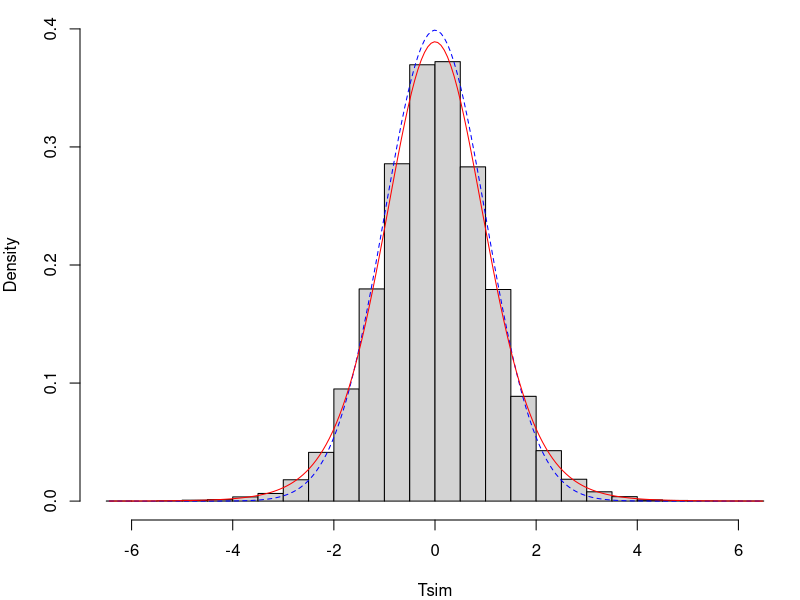
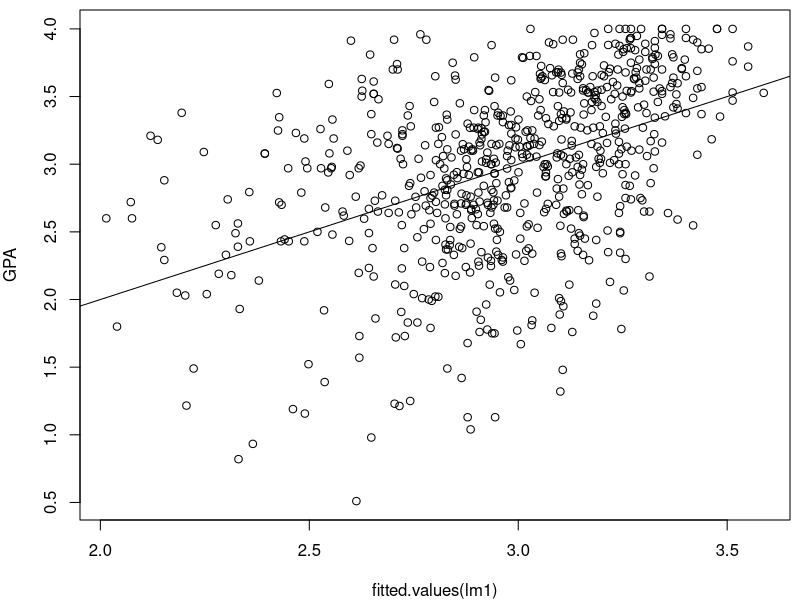

Source code (R) for these figures, in order:
## ----setup,echo=F,results=F,cache=F--------------------------------------
# library(broman) # used for myround 

## ----reconstruct_variables,echo=F----------------------------------------
L <- read.table(file="life_expectancy.txt",header=TRUE)
L_fit <- lm(Total~Year,data=L)
L_detrended <- L_fit$residuals
U <- read.table(file="unemployment.csv",sep=",",header=TRUE)
U_annual <- apply(U[,2:13],1,mean)
U_detrended <- lm(U_annual~U$Year)$residuals
L_detrended <- subset(L_detrended,L$Year %in% U$Year)
lm1 <- lm(L_detrended~U_detrended)

## ----lm------------------------------------------------------------------
c1 <- summary(lm(L_detrended~U_detrended))$coefficients ; c1
beta_U <- c1["U_detrended","Estimate"]
SE_U <- c1["U_detrended","Std. Error"]
z <- qnorm(1-0.05/2) # for a 95% CI using a normal approximation
cat("CI = [", beta_U - z * SE_U, ",", beta_U + z * SE_U, "]")

## ----sim-----------------------------------------------------------------
N <- 50000 ; sigma <- 1 ; d <- 10 ; set.seed(23)
X <- matrix(rnorm(N*(d+1),mean=0,sd=sigma),nrow=N)

## ----T_eval--------------------------------------------------------------
T_evaluator <- function(x) x[d+1] / sqrt(sum(x[1:d]^2)/d) 

## ----T_sim---------------------------------------------------------------
Tsim <- apply(X,1,T_evaluator)

## ----T_plot_code,echo=T,eval=F-------------------------------------------
## hist(Tsim,freq=F,main="",
##   breaks=30,ylim=c(0,0.4))
## x <- seq(length=200,
##   min(Tsim),max(Tsim))
## lines(x,dnorm(x),
##   col="blue",
##   lty="dashed")
## lines(x,dt(x,df=d),
##   col="red")

## ----T_plot,echo=F,eval=T,fig.width=4,fig.height=3,out.width="2.5in"-----
par(mai=c(0.8,0.8,0.1,0.1))
hist(Tsim,freq=F,main="",
  breaks=30,ylim=c(0,0.4))
x <- seq(length=200,
  min(Tsim),max(Tsim))
lines(x,dnorm(x),
  col="blue",
  lty="dashed")
lines(x,dt(x,df=d),
  col="red")

## ----range---------------------------------------------------------------
range(Tsim)

## ----tail_z--------------------------------------------------------------
2*(1-pnorm(5))
2*(1-pnorm(6))

## ----tail_t--------------------------------------------------------------
2*(1-pt(5,df=d))
2*(1-pt(6,df=d))

## ----read_data-----------------------------------------------------------
gpa <- read.table("gpa.txt",header=T); gpa[1,]

## ----gpa_lm--------------------------------------------------------------
lm1 <- lm(GPA~ACT+High_School,data=gpa) 
x <- c(1,20,40)
pred <- x%*%coef(lm1)
V <- summary(lm1)$cov.unscaled 
s <- summary(lm1)$sigma 
SE_pred <-sqrt(x%*%V%*%x)*s
c <- qnorm(0.975)
cat("CI = [", round(pred-c*SE_pred,3),
  ",", round(pred+c*SE_pred,3), "]")

## ----plot_args,echo=F----------------------------------------------------
par(mai=c(0.8,0.8,0.1,0.1))

## ----plot_gpa_code,eval=F------------------------------------------------
## plot(x=fitted.values(lm1),y=gpa$GPA,ylab="GPA")
## abline(a=0,b=1)

## ----plot_gpa,echo=F,fig.width=4,fig.height=4,out.width="2.5in"----------
plot(x=fitted.values(lm1),y=gpa$GPA,ylab="GPA")
abline(a=0,b=1)

## ----gpa_lm_pred---------------------------------------------------------
lm1 <- lm(GPA~ACT+High_School,data=gpa) 
x <- c(1,20,40)
pred <- x%*%coef(lm1)
V <- summary(lm1)$cov.unscaled
s <- summary(lm1)$sigma 
SE_pred <-sqrt(x%*%V%*%x + 1)*s
c <- qnorm(0.975)
cat("prediction interval = [", round(pred-c*SE_pred,3),
  ",", round(pred+c*SE_pred,3), "]")

